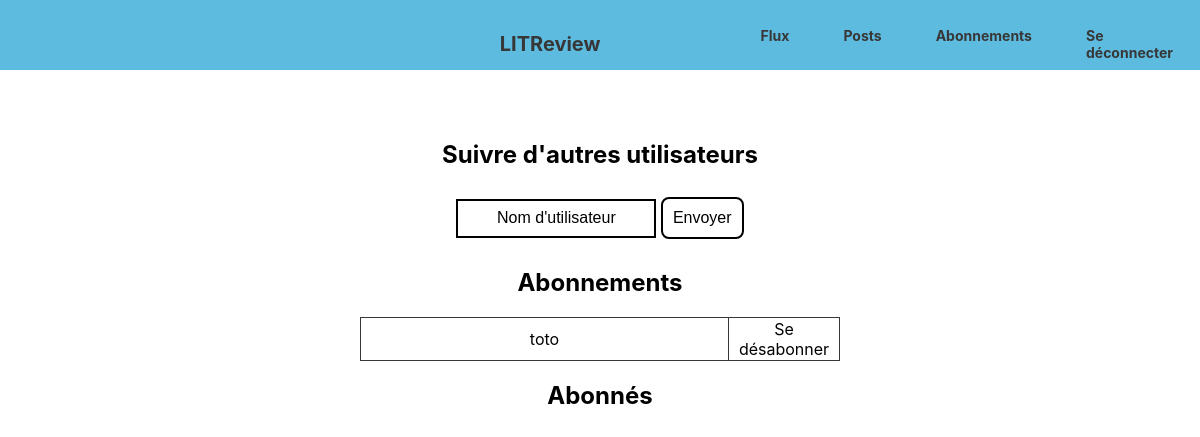
/subscribe/ (signed in), run on an earlier commit of the app's database.
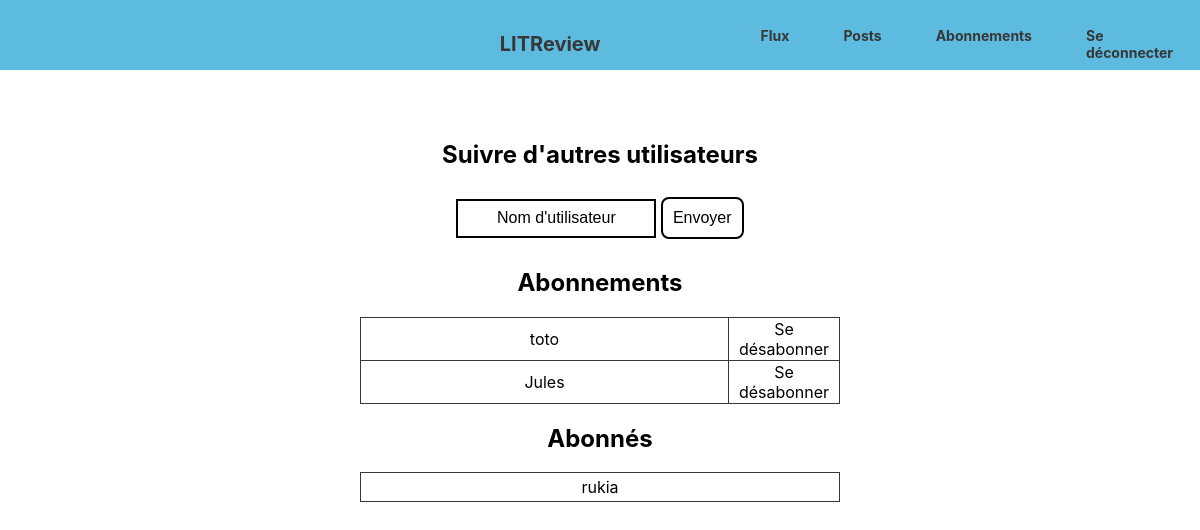
And on a later commit of the database.
### blog/models.py (models this page shows)
class UserFollows(models.Model):
    user = models.ForeignKey(
        settings.AUTH_USER_MODEL,
        on_delete=models.CASCADE,
        related_name='following',
    )
    followed_user = models.ForeignKey(
        settings.AUTH_USER_MODEL,
        on_delete=models.CASCADE,
        related_name='followed_by'
    )
    class Meta:
        unique_together = ('user', 'followed_user')
        verbose_name = "Utilisateur suivi"
        verbose_name_plural = 'Utilisateurs suivis'

### authentication/models.py (models this page shows)
class User(AbstractUser):
    class Meta:
        verbose_name = 'Liste d\'utilisateur'
        verbose_name_plural = 'Liste des utilisateurs'

### blog/views.py (the view, shortened to what this page needs)
# urls.py: path('subscribe/', blog.views.subscribe, name='subscribe'),
@login_required
def subscribe(request):
    error_text = None
    list_followed_users = models.UserFollows.objects.filter(user=request.user)
    list_users_following_you = models.UserFollows.objects.filter(followed_user=request.user)
    return render(request, 'blog/subscribe.html', {
        'list_followed_users': list_followed_users,
        'list_users_following_you': list_users_following_you,
        'error_text': error_text,
    })

### blog/templates/blog/subscribe.html (shortened to what this page needs)
{% extends 'base.html' %}
{% block content %}
<div class="container suscribe">
    <h2>Suivre d'autres utilisateurs</h2>
    <form action="" method="post">
        <input type="text" name="username" id="username" value="" placeholder="Nom d'utilisateur" required>
        <button type='submit'>Envoyer</button>
    </form>
    <h2>Abonnements</h2>
        <table>
        {% for followed_user in list_followed_users %}
            <tr>
                <td>{{ followed_user.followed_user }}</td>
                <td><a href="{% url 'unsubscribe' followed_user.id %}">Se désabonner</a></td>
            </tr>
        {% endfor %}
        </table>
    <h2>Abonnés</h2>
        <table>
            {% for user_following_you in list_users_following_you %}
                <tr>
                    <td>{{ user_following_you.user }}</td>
                </tr>
            {% endfor %}
        </table>
</div>
{% endblock content %}

### templates/base.html (shortened to what this page needs)
{% load static %}
<html lang="fr">
    <head>
        <link rel="stylesheet" href="{% static 'app.css' %}">
    </head>
    <body>
        <nav>
            <div><a href="{% url 'home' %}">LITReview</a></div>
            <div>
                {% if user.is_authenticated %}
                    <a href="{% url 'home' %}">Flux</a>
                    <a href="{% url 'my_posts' %}">Posts</a>
                    <a href="{% url 'subscribe' %}">Abonnements</a>
                    <a href="{% url 'logout' %}">Se déconnecter</a>
                {% endif %}
            </div>
        </nav>
        <section>
            {% block content %}{% endblock content %}
        </section>
    </body>
</html>

### static/app.css (style rules this page uses)
body { font-family: "SF Pro Text", 'Segoe UI', Roboto, Oxygen, Ubuntu, Cantarell, 'Open Sans', 'Helvetica Neue', sans-serif; margin: auto; }
nav { display: grid; grid-template-columns: 1fr 1fr 1fr; color: rgb(55, 55, 55); font-size: 20px; font-weight: bold; background-color: rgb(93, 187, 223); height: 70px; align-items: center; overflow: hidden; }
nav div:nth-child(2) { text-align: center; }
nav div:nth-child(3) { display: flex; justify-content: flex-end; }
nav div:nth-child(2) a { text-decoration: none; color: inherit; }
nav div:nth-child(3) a { font-size: 14px; color: inherit; text-decoration: none; padding: 27px; }
section { display: grid; justify-items: center; }
input { padding: 10px 0; margin: 10px 0; border: 2px solid black; width: 20%; min-width: 200px; text-align: center; }
input::placeholder { color: black; text-align: center; font-size: 16px; }
.container { padding-top: 50px; width: 100%; }
.container, #connection { display: block; text-align: center; }
.container h2 { text-align: center; }
.container button, #subscribe a, .add_ticket a, .add_buttons a, .button, #id_image::file-selector-button { text-decoration: none; color: black; font-size: medium; font-style: normal; background-color: white; padding: 10px; border: 2px black solid; border-radius: 8px; cursor: pointer; width: fit-content; }
.suscribe { width: 40%; }
.suscribe input { width: 40%; }
.suscribe table, .suscribe th, .suscribe td { border-collapse: collapse; border: 1px solid rgb(55, 55, 55); }
.suscribe table { width: 100%; }
.suscribe table td:nth-child(1) { text-align: center; padding: 4px 0; }
.suscribe table td:nth-child(2) { text-align: center; width: 20%; min-width: 108px; }
.suscribe table a { color: black; text-decoration: none; }

What changed in the data, as far as the page shows it:
added UserFollows: followed_user "Jules", shown under "Abonnements"
added UserFollows: user "rukia", shown under "Abonnés"
